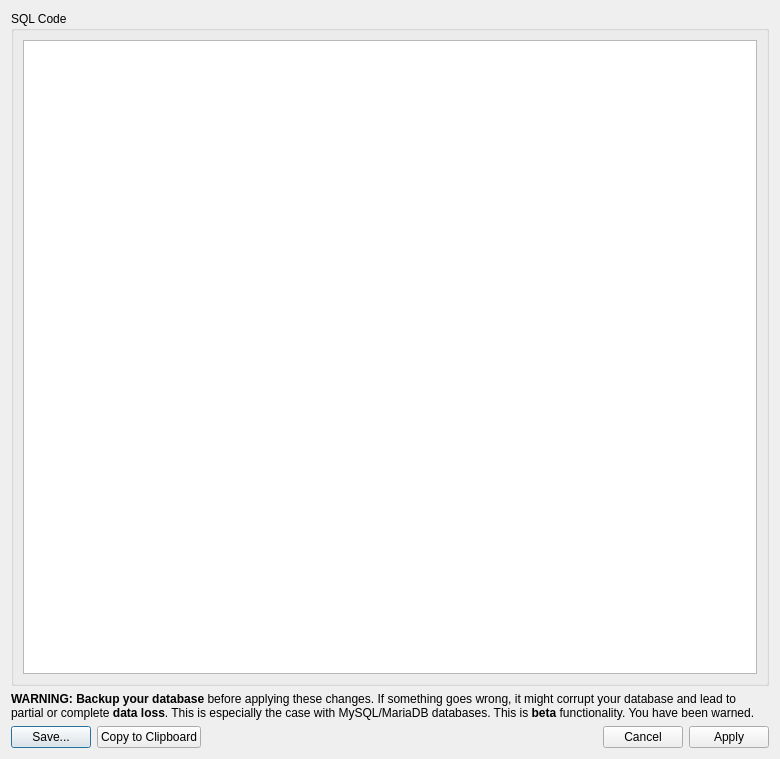
<?xml version="1.0" encoding="UTF-8"?>
<ui version="4.0">
 <class>SQLExecDialog</class>
 <widget class="QDialog" name="SQLExecDialog">
  <property name="geometry">
   <rect>
    <x>0</x>
    <y>0</y>
    <width>780</width>
    <height>759</height>
   </rect>
  </property>
  <property name="windowTitle">
   <string>Execute SQL Code</string>
  </property>
  <layout class="QVBoxLayout" name="verticalLayout">
   <item>
    <widget class="QGroupBox" name="groupBox">
     <property name="title">
      <string>SQL Code</string>
     </property>
     <layout class="QVBoxLayout" name="verticalLayout_2">
      <item>
       <widget class="QTextEdit" name="codeEdit">
        <property name="lineWrapMode">
         <enum>QTextEdit::NoWrap</enum>
        </property>
        <property name="readOnly">
         <bool>true</bool>
        </property>
       </widget>
      </item>
     </layout>
    </widget>
   </item>
   <item>
    <widget class="QLabel" name="warningLabel">
     <property name="text">
      <string>&lt;b&gt;WARNING: Backup your database&lt;/b&gt; before applying these changes. If something goes wrong, it might corrupt your database and lead to partial or complete &lt;b&gt;data loss&lt;/b&gt;. This is especially the case with MySQL/MariaDB databases. This is &lt;b&gt;beta&lt;/b&gt; functionality. You have been warned.</string>
     </property>
     <property name="wordWrap">
      <bool>true</bool>
     </property>
    </widget>
   </item>
   <item>
    <widget class="QWidget" name="widget" native="true">
     <layout class="QHBoxLayout" name="horizontalLayout">
      <property name="leftMargin">
       <number>0</number>
      </property>
      <property name="topMargin">
       <number>0</number>
      </property>
      <property name="rightMargin">
       <number>0</number>
      </property>
      <property name="bottomMargin">
       <number>0</number>
      </property>
      <item>
       <widget class="QPushButton" name="saveButton">
        <property name="text">
         <string>Save...</string>
        </property>
       </widget>
      </item>
      <item>
       <widget class="QPushButton" name="copyClipboardButton">
        <property name="text">
         <string>Copy to Clipboard</string>
        </property>
       </widget>
      </item>
      <item>
       <widget class="QDialogButtonBox" name="buttonBox">
        <property name="orientation">
         <enum>Qt::Horizontal</enum>
        </property>
        <property name="standardButtons">
         <set>QDialogButtonBox::Apply|QDialogButtonBox::Cancel</set>
        </property>
       </widget>
      </item>
     </layout>
    </widget>
   </item>
  </layout>
 </widget>
 <resources/>
 <connections/>
</ui>
